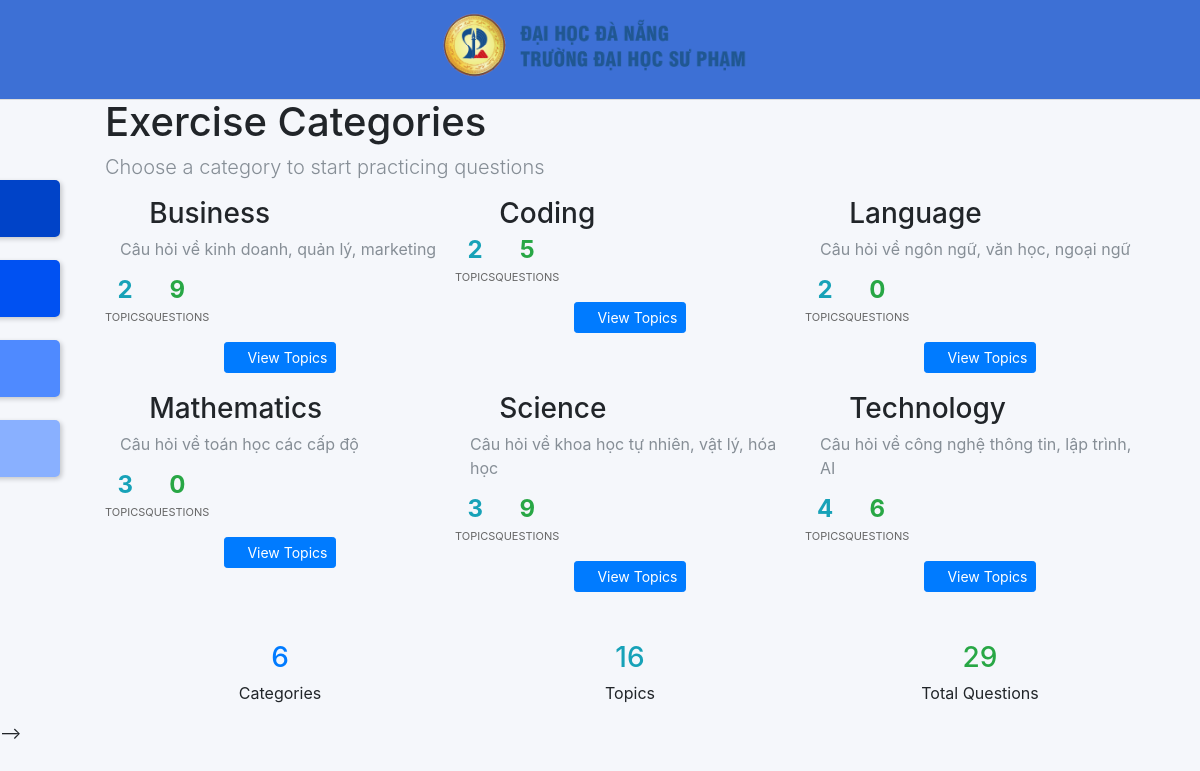
/index.php?q=categories (signed in), run on the app's committed database.
### tables this page shows
CREATE TABLE `tblcategories` (
  `CategoryID` int(11) NOT NULL,
  `CategoryName` varchar(100) NOT NULL,
  `CategoryDescription` text DEFAULT NULL,
  `CreatedAt` datetime DEFAULT current_timestamp(),
  `IsActive` tinyint(1) DEFAULT 1
);

### index.php (called while the page is built, shortened)
<?php
$view = (isset($_GET['q']) && $_GET['q'] != '') ? $_GET['q'] : '';
switch ($view) {
  case 'categories':
    $title = "Exercise Categories";
   break;
}
require_once("navigation/navigations.php");
?>

### include/database.php (called while the page is built, shortened)
<?php
class Database {
	var $sql_string = '';
	private $conn;
	public function open_connection() {
		$this->conn = mysqli_connect(server,user,pass);
		if(!$this->conn){
			echo "Problem in database connection! Contact administrator!";
			exit();
		}else{
			$db_select = mysqli_select_db($this->conn,database_name);
		}
	}
	function setQuery($sql='') {
		$this->sql_string=$sql;
	}
	function executeQuery() {
		$result = mysqli_query($this->conn,$this->sql_string);
		return $result;
	}
	private function confirm_query($result) {
		return $result;
	}
	function loadResultList( $key='' ) {
		$cur = $this->executeQuery();
		$array = array();
		while ($row = mysqli_fetch_object($cur)) {
			if ($key) {
				$array[$row->$key] = $row;
			} else {
				$array[] = $row;
			}
		}
		return $array;
	}
}
$mydb = new Database();
?>

### categories.php (the view, shortened to what this page needs)
<h1><?php echo isset($title) ? $title : 'Exercise Categories'; ?></h1>
<p class="lead text-muted">Choose a category to start practicing questions</p>
<div class="col-lg-12">
    <div class="row">
        <?php
        $sql = "SELECT c.*, COUNT(DISTINCT t.TopicID) as TopicCount, COUNT(DISTINCT e.ExerciseID) as QuestionCount
                FROM tblcategories c
                LEFT JOIN tbltopics t ON c.CategoryID = t.CategoryID AND t.IsActive = 1
                LEFT JOIN tblexercise e ON t.TopicID = e.TopicID
                WHERE c.IsActive = 1
                GROUP BY c.CategoryID
                ORDER BY c.CategoryName";
        $mydb->setQuery($sql);
        $categories = $mydb->loadResultList();
        foreach ($categories as $category) {
        ?>
        <div class="col-md-4 col-sm-6" style="margin-bottom: 20px;">
            <div class="panel panel-primary">
                <div class="panel-heading">
                    <h3 class="panel-title">
                        <i class="fa fa-folder"></i> <?php echo $category->CategoryName; ?>
                    </h3>
                </div>
                <div class="panel-body">
                    <?php if ($category->CategoryDescription): ?>
                        <p class="text-muted"><?php echo $category->CategoryDescription; ?></p>
                    <?php endif; ?>
                    <div class="row">
                        <div class="col-xs-6">
                            <div class="text-center">
                                <h4 class="text-info"><?php echo $category->TopicCount; ?></h4>
                                <small>Topics</small>
                            </div>
                        </div>
                        <div class="col-xs-6">
                            <div class="text-center">
                                <h4 class="text-success"><?php echo $category->QuestionCount; ?></h4>
                                <small>Questions</small>
                            </div>
                        </div>
                    </div>
                    <div class="text-center" style="margin-top: 15px;">
                        <a href="index.php?q=topics&category=<?php echo $category->CategoryID; ?>"
                           class="btn btn-primary btn-sm">
                            <i class="fa fa-arrow-right"></i> View Topics
                        </a>
                    </div>
                </div>
            </div>
        </div>
        <?php } ?>
    </div>
    <?php if (empty($categories)): ?>
    <div class="alert alert-info text-center">
        <i class="fa fa-info-circle"></i> No exercise categories available at the moment.
    </div>
    <?php else: ?>
    <div class="row" style="margin-top: 30px;">
        <div class="col-md-12">
            <div class="panel panel-info">
                <div class="panel-body text-center">
                    <?php
                    $totalCategories = count($categories);
                    $totalTopics = array_sum(array_column($categories, 'TopicCount'));
                    $totalQuestions = array_sum(array_column($categories, 'QuestionCount'));
                    ?>
                    <div class="row">
                        <div class="col-md-4">
                            <h3 class="text-primary"><?php echo $totalCategories; ?></h3>
                            <p>Categories</p>
                        </div>
                        <div class="col-md-4">
                            <h3 class="text-info"><?php echo $totalTopics; ?></h3>
                            <p>Topics</p>
                        </div>
                        <div class="col-md-4">
                            <h3 class="text-success"><?php echo $totalQuestions; ?></h3>
                            <p>Total Questions</p>
                        </div>
                    </div>
                </div>
            </div>
        </div>
    </div>
    <?php endif; ?>
</div>

### navigation/navigations.php (style rules this page uses)
body { background: #f5f7fb; }

### categories.php (style rules this page uses)
.panel { transition: transform 0.3s ease, box-shadow 0.3s ease; }
.panel-body h4 { margin: 0; font-weight: bold; }
.panel-body small { color: #666; text-transform: uppercase; font-size: 11px; }

### data on the page
tblcategories: CategoryName "Business", CategoryDescription "Câu hỏi về kinh doanh, quản lý, marketing", TopicCount "2", QuestionCount "9"
tblcategories: CategoryName "Coding", TopicCount "2", QuestionCount "5"
tblcategories: CategoryName "Language", CategoryDescription "Câu hỏi về ngôn ngữ, văn học, ngoại ngữ", TopicCount "2", QuestionCount "0"
tblcategories: CategoryName "Mathematics", CategoryDescription "Câu hỏi về toán học các cấp độ", TopicCount "3", QuestionCount "0"
tblcategories: CategoryName "Science", CategoryDescription "Câu hỏi về khoa học tự nhiên, vật lý, hóa học", TopicCount "3", QuestionCount "9"
tblcategories: CategoryName "Technology", CategoryDescription "Câu hỏi về công nghệ thông tin, lập trình, AI", TopicCount "4", QuestionCount "6"

### other printed values
$title "Exercise Categories"
$totalCategories "6"
$totalTopics "16"
$totalQuestions "29"
